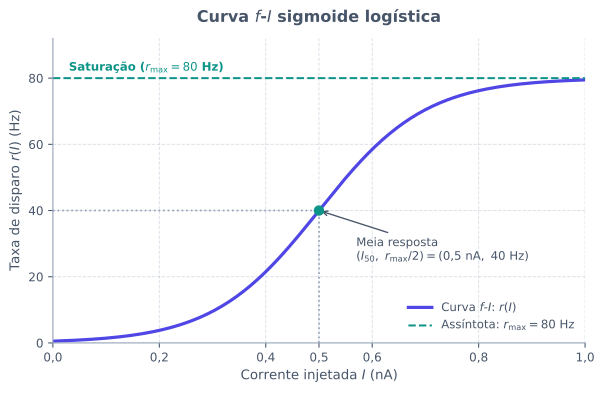

Recreate this plot in Python.
from pathlib import Path

import matplotlib.pyplot as plt
import matplotlib.ticker as ticker
import numpy as np

plt.rcParams["svg.fonttype"] = "none"


def main() -> None:
    r_max = 80.0
    i_50 = 0.5
    s = 0.1

    corrente = np.linspace(0.0, 1.0, 300)
    taxa = r_max / (1.0 + np.exp(-(corrente - i_50) / s))

    cor_texto = "#475569"
    cor_grade = "#94A3B8"
    cor_curva = "#4F46E5"
    cor_destaque = "#0D9488"

    fig, ax = plt.subplots(figsize=(6.4, 4.2))
    fig.patch.set_alpha(0.0)
    ax.patch.set_alpha(0.0)

    # Curva sigmoide f-I
    ax.plot(corrente, taxa, color=cor_curva, linewidth=2.4, label="Curva $f$-$I$: $r(I)$")

    # Assintota horizontal r_max
    ax.axhline(
        r_max,
        color=cor_destaque,
        linestyle="--",
        linewidth=1.5,
        label="Assíntota: $r_{\\mathrm{max}} = 80$ Hz",
    )

    # Ponto de meia resposta (I_50, r_max / 2)
    r_meio = r_max / 2.0
    ax.plot([i_50, i_50], [0.0, r_meio], color=cor_grade, linestyle=":", linewidth=1.3)
    ax.plot([0.0, i_50], [r_meio, r_meio], color=cor_grade, linestyle=":", linewidth=1.3)
    ax.scatter([i_50], [r_meio], color=cor_destaque, s=46, zorder=4)

    ax.annotate(
        "Meia resposta\n$(I_{50},\\ r_{\\mathrm{max}}/2) = (0{,}5\\ \\mathrm{nA},\\ 40\\ \\mathrm{Hz})$",
        xy=(i_50, r_meio),
        xytext=(0.57, 25.0),
        fontsize=8.8,
        color=cor_texto,
        arrowprops={"arrowstyle": "->", "color": cor_texto, "lw": 1.0},
    )

    ax.text(
        0.03,
        r_max + 2.2,
        "Saturação ($r_{\\mathrm{max}} = 80$ Hz)",
        fontsize=8.8,
        color=cor_destaque,
        fontweight="bold",
    )

    ax.set_title(
        "Curva $f$-$I$ sigmoide logística",
        fontsize=12,
        fontweight="bold",
        color=cor_texto,
        pad=12,
    )
    ax.set_xlabel("Corrente injetada $I$ (nA)", fontsize=10, color=cor_texto)
    ax.set_ylabel("Taxa de disparo $r(I)$ (Hz)", fontsize=10, color=cor_texto)

    ax.set_xlim(0.0, 1.0)
    ax.set_ylim(0.0, 92.0)
    ax.set_xticks([0.0, 0.2, 0.4, 0.5, 0.6, 0.8, 1.0])
    ax.set_yticks([0, 20, 40, 60, 80])
    ax.xaxis.set_major_formatter(
        ticker.FuncFormatter(lambda x, _: f"{x:.1f}".replace(".", ","))
    )

    ax.grid(True, which="major", linestyle="--", linewidth=0.7, alpha=0.35, color=cor_grade)
    ax.spines["top"].set_visible(False)
    ax.spines["right"].set_visible(False)
    ax.spines["left"].set_color(cor_grade)
    ax.spines["bottom"].set_color(cor_grade)
    ax.tick_params(colors=cor_texto, labelsize=9)
    ax.legend(loc="lower right", frameon=False, fontsize=8.8, labelcolor=cor_texto)

    fig.tight_layout()

    destino = Path(__file__).resolve().parent / "sigmoide.svg"
    fig.savefig(destino, format="svg", transparent=True, bbox_inches="tight")
    plt.close(fig)


if __name__ == "__main__":
    main()
